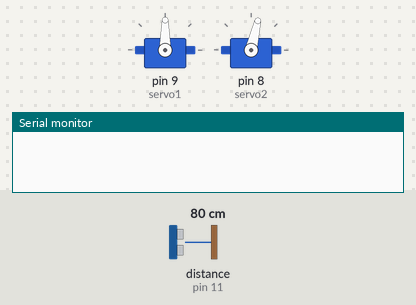
Simulated run of this sketch. Board: Arduino Uno, built with avr-gcc and run on an emulated ATmega328P. Parts: 2 × servo, the last lines printed to the serial monitor. Wiring (inferred from the names in the program): ultrasonic range finder: trigger pin 10; echo pin 11. The test bench sets the inputs (shaded band); at power-on: distance to the obstacle (sensor on pin 11) 80 cm. The echo pulse lasts 58.3 µs per cm.

Above: at 0.15 s.
At 3.1 s:
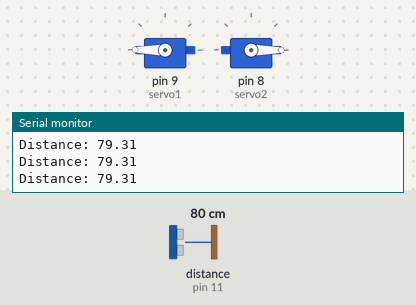
3.2 s: distance to the obstacle (sensor on pin 11) set to 18 cm
4.8 s: distance to the obstacle (sensor on pin 11) set to 15 cm
At 14.74 s:
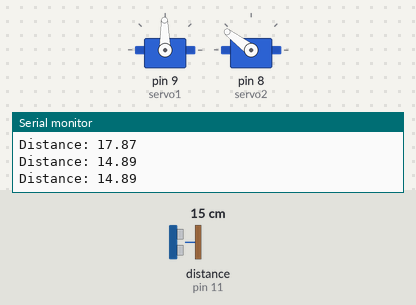
Timing chart, 0 to 22.7 s (numbered marks = the images above; inputs shaded):
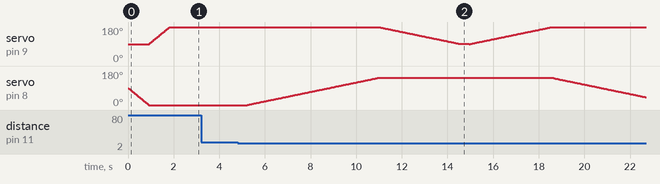

Measured:
- the behaviour switches between 17 and 16 cm on distance to the obstacle (sensor on pin 11) (found by bisection; images 1 and 2)
- after the input at 4.8 s, servo on pin 8 (servo2): rises from 0° to 144° in 13.3 s, then falls to 41° in 4.1 s

The sketch:

servomotor3.ino
```cpp
#include <Servo.h>

Servo servo1;
Servo servo2;

const int trigPin = 10;
const int echoPin = 11;
long duration;
float distance;
int var1;
int var2;
int var3;
int var4;
int var;

void setup() {
  servo1.attach(9);
  servo2.attach(8);
  pinMode(trigPin, OUTPUT);
  pinMode(echoPin, INPUT);
  Serial.begin(9600);
}

void loop() {
  Sleep();

  while (var < 10) {
    digitalWrite(trigPin, LOW);
    delayMicroseconds(2);
    digitalWrite(trigPin, HIGH);
    delayMicroseconds(10);
    digitalWrite(trigPin, LOW);
    duration = pulseIn(echoPin, HIGH);
    distance = duration * 0.034 / 2;
    Serial.print("Distance: ");
    Serial.println(distance);
    delay(200);
    if (distance == 0 || distance < 16) {
      Serial.print("Distance: ");
      Serial.println(distance);
      Take();
      delay(300);
      Place();
      delay(300);
    } else if (distance > 16) {
      Serial.print("Distance: ");
      Serial.println(distance);
      Sleep();
      delay(300);
    } else {
      Sleep();
      delay(300);
    }
  }
}

void Take() {
  servo1.write(180);

  for (var1 = 0; var1 < 144; var1++) {
    servo2.write(var1);
    delay(40);
  }

  for (var2 = 180; var2 > 90; var2--) {
    servo1.write(var2);
    delay(40);
  }
}

void Place() {
  delay(100);

  for (var4 = 90; var4 < 180; var4++) {
    servo1.write(var4);
    delay(40);
  }

  for (var3 = 144; var3 > 0; var3--) {
    servo2.write(var3);
    delay(40);
  }
}

void Sleep() {
  // Gradually move servo2 to 0 degrees
  for (int pos = servo2.read(); pos >= 0; pos--) {
    servo2.write(pos);
    delay(10);
  }

  // Gradually move servo1 to 180 degrees
  for (int pos = servo1.read(); pos <= 180; pos++) {
    servo1.write(pos);
    delay(10);
  }
}
```
